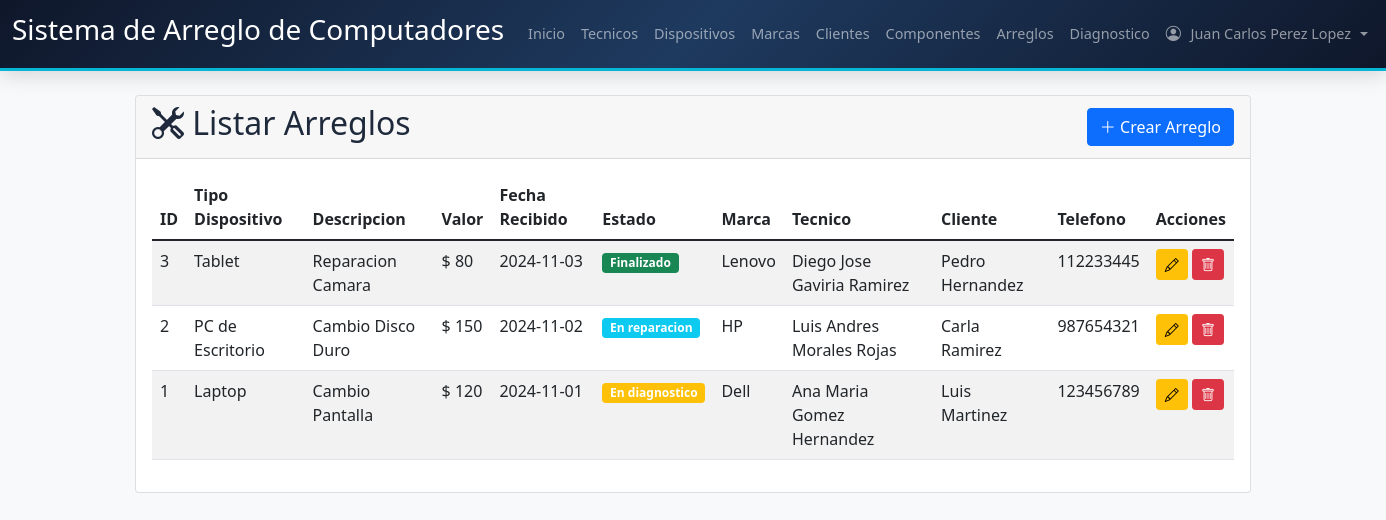
The app's page /Codigo/arreglo.php (signed in), older data.
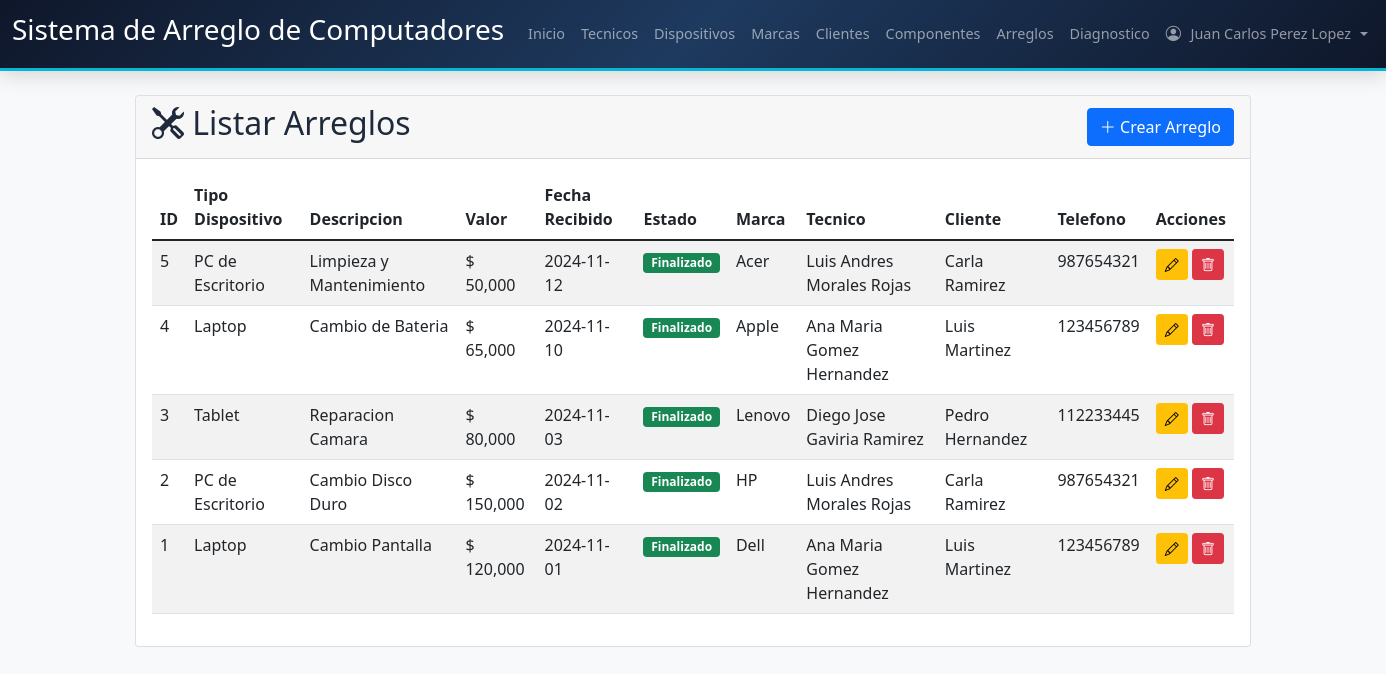
The same page, newer data.
### tables this page shows
CREATE TABLE Arreglo (
  idArreglo INT NOT NULL AUTO_INCREMENT,
  Tipo_Dispositivo_idTipo INT NOT NULL,
  Nombre_Arreglo VARCHAR(45) NOT NULL,
  Descripcion_Cliente VARCHAR(255) NOT NULL,
  Valor_Pago DECIMAL(10,2), 
  Fecha_Recibido DATE NOT NULL,
  Fecha_Entrega DATE,
  Fecha_Cambio_Estado DATETIME DEFAULT NULL,
  Marca_idMarca INT NOT NULL, 
  Tecnico_idTecnico INT NOT NULL,
  Estado_idEstado INT NOT NULL DEFAULT 1,
  PRIMARY KEY (idArreglo),
  CONSTRAINT fk_Arreglo_TipoDisp FOREIGN KEY (Tipo_Dispositivo_idTipo) REFERENCES Tipo_Dispositivo(idTipoDispositivo),
  CONSTRAINT fk_Arreglo_Marca FOREIGN KEY (Marca_idMarca) REFERENCES Marca(idMarca),
  CONSTRAINT fk_Arreglo_Tecnico FOREIGN KEY (Tecnico_idTecnico) REFERENCES Tecnico(idTecnico),
  CONSTRAINT fk_Arreglo_Estado FOREIGN KEY (Estado_idEstado) REFERENCES Estado(idEstado)
);

CREATE TABLE Tipo_Dispositivo (
  idTipoDispositivo INT NOT NULL AUTO_INCREMENT,
  Nombre_Tipo VARCHAR(100) NOT NULL,
  Descripcion VARCHAR(255),
  PRIMARY KEY (idTipoDispositivo)
);

CREATE TABLE Estado (
  idEstado INT NOT NULL AUTO_INCREMENT,
  Nombre_Estado VARCHAR(45) NOT NULL,
  PRIMARY KEY (idEstado)
);

CREATE TABLE Marca (
  idMarca INT NOT NULL AUTO_INCREMENT,
  Nombre_Marca VARCHAR(45) NOT NULL, 
  PRIMARY KEY (idMarca)
);

CREATE TABLE Tecnico (
  idTecnico INT NOT NULL AUTO_INCREMENT,
  Nombre_Tecnico VARCHAR(100) NOT NULL, 
  Correo VARCHAR(100) NOT NULL UNIQUE, 
  Contraseña VARCHAR(255) NOT NULL, 
  Rol_idRol INT NOT NULL, 
  PRIMARY KEY (idTecnico),
  CONSTRAINT fk_Tecnico_Rol FOREIGN KEY (Rol_idRol) REFERENCES Rol(idRol)
);

### Codigo/arreglo.php (the view, shortened to what the changed rows need)
<?php
include("conexion.php");
$isAdmin = isset($_SESSION['rol_nombre']) && $_SESSION['rol_nombre'] === 'Administrador';
$idTecnicoActual = $_SESSION['idTecnico'];
function obtenerArreglos($conn, $isAdmin, $idTecnico) {
    $sql = "SELECT a.*, e.Nombre_Estado, m.Nombre_Marca, u.Nombre_Tecnico, td.Nombre_Tipo,
                   (SELECT CONCAT(c.Primer_Nombre, ' ', c.Primer_Apellido)
                    FROM Detalle_Arreglo da
                    JOIN Cliente c ON da.Cliente_idCliente = c.idCliente
                    WHERE da.Arreglo_idArreglo = a.idArreglo
                    LIMIT 1) AS Nombre_Cliente,
                   (SELECT c.Telefono
                    FROM Detalle_Arreglo da
                    JOIN Cliente c ON da.Cliente_idCliente = c.idCliente
                    WHERE da.Arreglo_idArreglo = a.idArreglo
                    LIMIT 1) AS Telefono_Cliente,
                   (SELECT da.Cliente_idCliente
                    FROM Detalle_Arreglo da
                    WHERE da.Arreglo_idArreglo = a.idArreglo
                    LIMIT 1) AS Cliente_idCliente
            FROM Arreglo a
            JOIN Estado e ON a.Estado_idEstado = e.idEstado
            JOIN Marca m ON a.Marca_idMarca = m.idMarca
            JOIN Tecnico u ON a.Tecnico_idTecnico = u.idTecnico
            JOIN Tipo_Dispositivo td ON a.Tipo_Dispositivo_idTipo = td.idTipoDispositivo";
    $sql .= " ORDER BY a.idArreglo DESC";
    $result = $conn->query($sql);
    return $result ? $result->fetch_all(MYSQLI_ASSOC) : [];
}
$arreglos = obtenerArreglos($conn, $isAdmin, $idTecnicoActual);
?>
<!DOCTYPE html>
<html lang="es">
<head>
    <link href="https://cdn.jsdelivr.net/npm/bootstrap@5.1.3/dist/css/bootstrap.min.css" rel="stylesheet">
    <link href="https://cdn.jsdelivr.net/npm/bootstrap-icons@1.11.3/font/bootstrap-icons.min.css" rel="stylesheet">
    <link href="https://cdn.jsdelivr.net/npm/select2@4.1.0-rc.0/dist/css/select2.min.css" rel="stylesheet">
    <link href="https://cdn.jsdelivr.net/npm/select2-bootstrap-5-theme@1.3.0/dist/select2-bootstrap-5-theme.min.css" rel="stylesheet">
    <link href="estils.css" rel="stylesheet">
</head>
<body class="bg-light">
    <div class="container mt-4">
        <div class="card">
            <div class="card-header d-flex justify-content-between align-items-center">
                <h2><i class="bi bi-tools"></i> Listar Arreglos <?php if (!$isAdmin): ?><small class="text-muted"></small><?php endif; ?></h2>
            </div>
            <div class="card-body">
                <div class="table-responsive">
                    <table class="table table-striped">
                        <thead>
                            <tr>
                                <th>ID</th>
                                <th>Tipo Dispositivo</th>
                                <th>Descripcion</th>
                                <?php if ($isAdmin): ?><th>Valor</th><?php endif; ?>
                                <th>Fecha Recibido</th>
                                <th>Estado</th>
                                <th>Marca</th>
                                <th>Tecnico</th>
                                <th>Cliente</th>
                                <th>Telefono</th>
                                <th>Acciones</th>
                            </tr>
                        </thead>
                        <tbody>
                            <?php foreach ($arreglos as $arreglo): ?>
                            <tr>
                                <td><?php echo $arreglo['idArreglo']; ?></td>
                                <td><?php echo htmlspecialchars($arreglo['Nombre_Tipo']); ?></td>
                                <td><?php echo htmlspecialchars($arreglo['Nombre_Arreglo']); ?></td>
                                <?php if ($isAdmin): ?>
                                <td>$ <?php echo number_format($arreglo['Valor_Pago'], 0); ?></td>
                                <?php endif; ?>
                                <td><?php echo $arreglo['Fecha_Recibido']; ?></td>
                                <td>
                                    <span class="badge bg-<?php
                                        echo match($arreglo['Nombre_Estado']) {
                                            'En diagnostico' => 'warning',
                                            'En reparacion' => 'info',
                                            'Finalizado' => 'success',
                                            'Entregado' => 'secondary',
                                            default => 'primary'
                                        };
                                    ?>">
                                        <?php echo htmlspecialchars($arreglo['Nombre_Estado']); ?>
                                    </span>
                                </td>
                                <td><?php echo htmlspecialchars($arreglo['Nombre_Marca']); ?></td>
                                <td><?php echo htmlspecialchars($arreglo['Nombre_Tecnico']); ?></td>
                                <td><?php echo htmlspecialchars($arreglo['Nombre_Cliente'] ?? 'Sin asignar'); ?></td>
                                <td><?php echo htmlspecialchars($arreglo['Telefono_Cliente'] ?? '-'); ?></td>
                                <td>
                                    <?php if ($isAdmin): ?>
                                    <button type="button" class="btn btn-sm btn-warning" data-bs-toggle="modal" data-bs-target="#editarArregloModal<?php echo $arreglo['idArreglo']; ?>" title="Editar">
                                        <i class="bi bi-pencil"></i>
                                    </button>
                                    <a href="?eliminar=<?php echo $arreglo['idArreglo']; ?>" class="btn btn-sm btn-danger" onclick="return confirm('¿Estas seguro de eliminar este arreglo?')" title="Eliminar">
                                        <i class="bi bi-trash"></i>
                                    </a>
                                    <?php else: ?>
                                    <button type="button" class="btn btn-sm btn-info" data-bs-toggle="modal" data-bs-target="#estadoArregloModal<?php echo $arreglo['idArreglo']; ?>">
                                        Actualizar Estado
                                    </button>
                                    <?php endif; ?>
                                </td>
                            </tr>
                            <?php endforeach; ?>
                        </tbody>
                    </table>
                </div>
            </div>
        </div>
    </div>
</body>
</html>

Row changes from the older to the newer data that the page shows:
added arreglo: idArreglo "5", Tipo_Dispositivo_idTipo.Nombre_Tipo "PC de Escritorio", Nombre_Arreglo "Limpieza y Mantenimiento", Valor_Pago "50,000", Fecha_Recibido "2024-11-12", Estado_idEstado.Nombre_Estado "Finalizado", Marca_idMarca.Nombre_Marca "Acer", Tecnico_idTecnico.Nombre_Tecnico "Luis Andres Morales Rojas", Nombre_Cliente "Carla Ramirez", Telefono_Cliente "987654321"
added arreglo: idArreglo "4", Tipo_Dispositivo_idTipo.Nombre_Tipo "Laptop", Nombre_Arreglo "Cambio de Bateria", Valor_Pago "65,000", Fecha_Recibido "2024-11-10", Estado_idEstado.Nombre_Estado "Finalizado", Marca_idMarca.Nombre_Marca "Apple", Tecnico_idTecnico.Nombre_Tecnico "Ana Maria Gomez Hernandez", Nombre_Cliente "Luis Martinez", Telefono_Cliente "123456789"
changed arreglo "Reparacion Camara": Valor_Pago "80" → "80,000"
changed arreglo "Cambio Disco Duro": Valor_Pago "150" → "150,000"; Estado_idEstado 2 → 3 (drawn); Estado_idEstado.Nombre_Estado "En reparacion" → "Finalizado"
changed arreglo "Cambio Pantalla": Valor_Pago "120" → "120,000"; Estado_idEstado 1 → 3 (drawn); Estado_idEstado.Nombre_Estado "En diagnostico" → "Finalizado"
